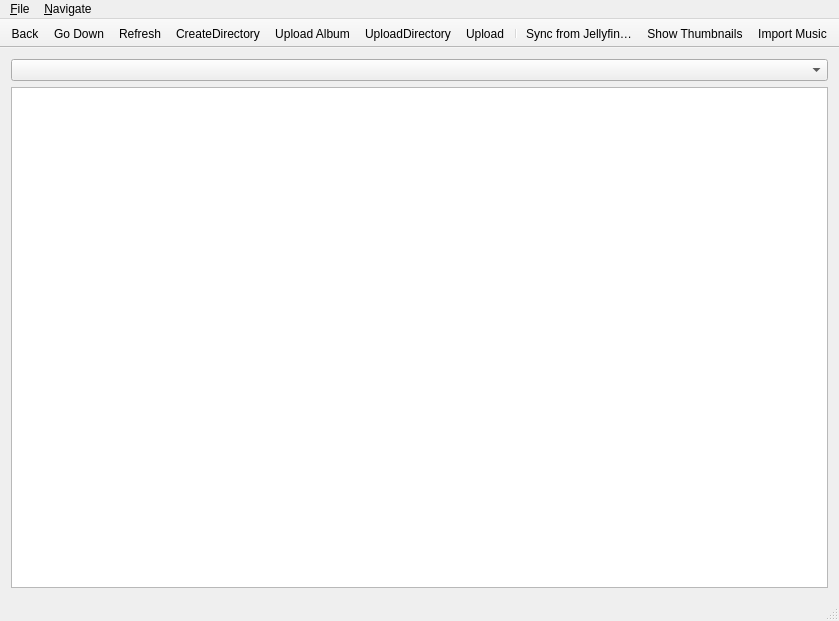
<?xml version="1.0" encoding="UTF-8"?>
<ui version="4.0">
 <class>MainWindow</class>
 <widget class="QMainWindow" name="MainWindow">
  <property name="geometry">
   <rect>
    <x>0</x>
    <y>0</y>
    <width>839</width>
    <height>621</height>
   </rect>
  </property>
  <property name="windowTitle">
   <string>Zune Sync</string>
  </property>
  <widget class="QWidget" name="centralWidget">
   <layout class="QVBoxLayout" name="verticalLayout">
    <item>
     <widget class="QComboBox" name="storageList"/>
    </item>
    <item>
     <widget class="QListView" name="listView">
      <property name="font">
       <font>
        <weight>50</weight>
        <bold>false</bold>
       </font>
      </property>
      <property name="contextMenuPolicy">
       <enum>Qt::CustomContextMenu</enum>
      </property>
      <property name="acceptDrops">
       <bool>true</bool>
      </property>
      <property name="showDropIndicator" stdset="0">
       <bool>false</bool>
      </property>
      <property name="dragDropMode">
       <enum>QAbstractItemView::DropOnly</enum>
      </property>
      <property name="defaultDropAction">
       <enum>Qt::CopyAction</enum>
      </property>
      <property name="selectionMode">
       <enum>QAbstractItemView::ExtendedSelection</enum>
      </property>
      <property name="uniformItemSizes">
       <bool>true</bool>
      </property>
     </widget>
    </item>
   </layout>
  </widget>
  <widget class="QMenuBar" name="menuBar">
   <property name="geometry">
    <rect>
     <x>0</x>
     <y>0</y>
     <width>839</width>
     <height>39</height>
    </rect>
   </property>
   <widget class="QMenu" name="menuFile">
    <property name="title">
     <string>&amp;File</string>
    </property>
    <addaction name="actionRename"/>
    <addaction name="actionDownload"/>
    <addaction name="actionDelete"/>
    <addaction name="actionRefresh"/>
    <addaction name="separator"/>
    <addaction name="actionCreateDirectory"/>
    <addaction name="separator"/>
    <addaction name="actionSyncJellyfin"/>
    <addaction name="separator"/>
    <addaction name="actionUploadFirmware"/>
    <addaction name="actionRebootDevice"/>
    <addaction name="separator"/>
    <addaction name="actionPaste"/>
    <addaction name="separator"/>
    <addaction name="actionExit"/>
   </widget>
   <widget class="QMenu" name="menuNavigate">
    <property name="title">
     <string>&amp;Navigate</string>
    </property>
    <addaction name="actionBack"/>
    <addaction name="actionGoDown"/>
   </widget>
   <addaction name="menuFile"/>
   <addaction name="menuNavigate"/>
  </widget>
  <widget class="QToolBar" name="mainToolBar">
   <property name="movable">
    <bool>false</bool>
   </property>
   <property name="floatable">
    <bool>false</bool>
   </property>
   <attribute name="toolBarArea">
    <enum>TopToolBarArea</enum>
   </attribute>
   <attribute name="toolBarBreak">
    <bool>false</bool>
   </attribute>
   <addaction name="actionBack"/>
   <addaction name="actionGoDown"/>
   <addaction name="actionRefresh"/>
   <addaction name="actionCreateDirectory"/>
   <addaction name="actionUploadAlbum"/>
   <addaction name="actionUploadDirectory"/>
   <addaction name="actionUpload"/>
   <addaction name="separator"/>
   <addaction name="actionSyncJellyfin"/>
   <addaction name="actionShowThumbnails"/>
   <addaction name="actionImportMusic"/>
  </widget>
  <widget class="QStatusBar" name="statusBar"/>
  <action name="actionUpload">
   <property name="text">
    <string>Upload</string>
   </property>
   <property name="shortcut">
    <string>Ctrl+U</string>
   </property>
  </action>
  <action name="actionCreateDirectory">
   <property name="text">
    <string>&amp;CreateDirectory...</string>
   </property>
   <property name="shortcut">
    <string>Ctrl+N</string>
   </property>
  </action>
  <action name="actionUploadDirectory">
   <property name="text">
    <string>UploadDirectory</string>
   </property>
  </action>
  <action name="actionBack">
   <property name="text">
    <string>&amp;Back</string>
   </property>
   <property name="shortcut">
    <string>Backspace</string>
   </property>
  </action>
  <action name="actionGoDown">
   <property name="text">
    <string>&amp;Go Down</string>
   </property>
   <property name="shortcut">
    <string>Return</string>
   </property>
  </action>
  <action name="actionUploadAlbum">
   <property name="text">
    <string>Upload Album</string>
   </property>
  </action>
  <action name="actionRename">
   <property name="text">
    <string>&amp;Rename</string>
   </property>
   <property name="shortcut">
    <string>F2</string>
   </property>
  </action>
  <action name="actionDelete">
   <property name="text">
    <string>D&amp;elete</string>
   </property>
   <property name="shortcut">
    <string>Del</string>
   </property>
  </action>
  <action name="actionDownload">
   <property name="text">
    <string>&amp;Download</string>
   </property>
   <property name="shortcut">
    <string>Ctrl+D</string>
   </property>
  </action>
  <action name="actionExit">
   <property name="text">
    <string>E&amp;xit</string>
   </property>
   <property name="shortcut">
    <string>Ctrl+Q</string>
   </property>
  </action>
  <action name="actionRefresh">
   <property name="text">
    <string>Re&amp;fresh</string>
   </property>
   <property name="shortcut">
    <string>F5</string>
   </property>
  </action>
  <action name="actionPaste">
   <property name="text">
    <string>&amp;Paste</string>
   </property>
   <property name="shortcut">
    <string>Ctrl+V</string>
   </property>
  </action>
  <action name="actionShowThumbnails">
   <property name="checkable">
    <bool>true</bool>
   </property>
   <property name="text">
    <string>Show Thumbnails</string>
   </property>
   <property name="toolTip">
    <string>Show Thumbnails of images where available</string>
   </property>
  </action>
  <action name="actionImportMusic">
   <property name="text">
    <string>Import Music</string>
   </property>
  </action>
  <action name="actionRemoveCover">
   <property name="text">
    <string>Remove Cover</string>
   </property>
  </action>
  <action name="actionAttachCover">
   <property name="text">
    <string>Attach Cover</string>
   </property>
  </action>
  <action name="actionImportMusicFiles">
   <property name="text">
    <string>Import Music Files</string>
   </property>
   <property name="toolTip">
    <string>Import individual music files</string>
   </property>
  </action>
  <action name="actionUploadFirmware">
   <property name="text">
    <string>Upload Firmware...</string>
   </property>
  </action>
  <action name="actionRebootDevice">
   <property name="text">
    <string>Reboot Device</string>
   </property>
  </action>
 <action name="actionSyncJellyfin">
  <property name="text">
   <string>Sync from &amp;Jellyfin…</string>
  </property>
  <property name="toolTip">
   <string>Run jellyfin-sync in a terminal to sync music from your Jellyfin server</string>
  </property>
 </action>
 </widget>
 <layoutdefault spacing="6" margin="11"/>
 <resources/>
 <connections>
  <connection>
   <sender>actionExit</sender>
   <signal>triggered()</signal>
   <receiver>MainWindow</receiver>
   <slot>close()</slot>
   <hints>
    <hint type="sourcelabel">
     <x>-1</x>
     <y>-1</y>
    </hint>
    <hint type="destinationlabel">
     <x>335</x>
     <y>293</y>
    </hint>
   </hints>
  </connection>
 </connections>
</ui>
